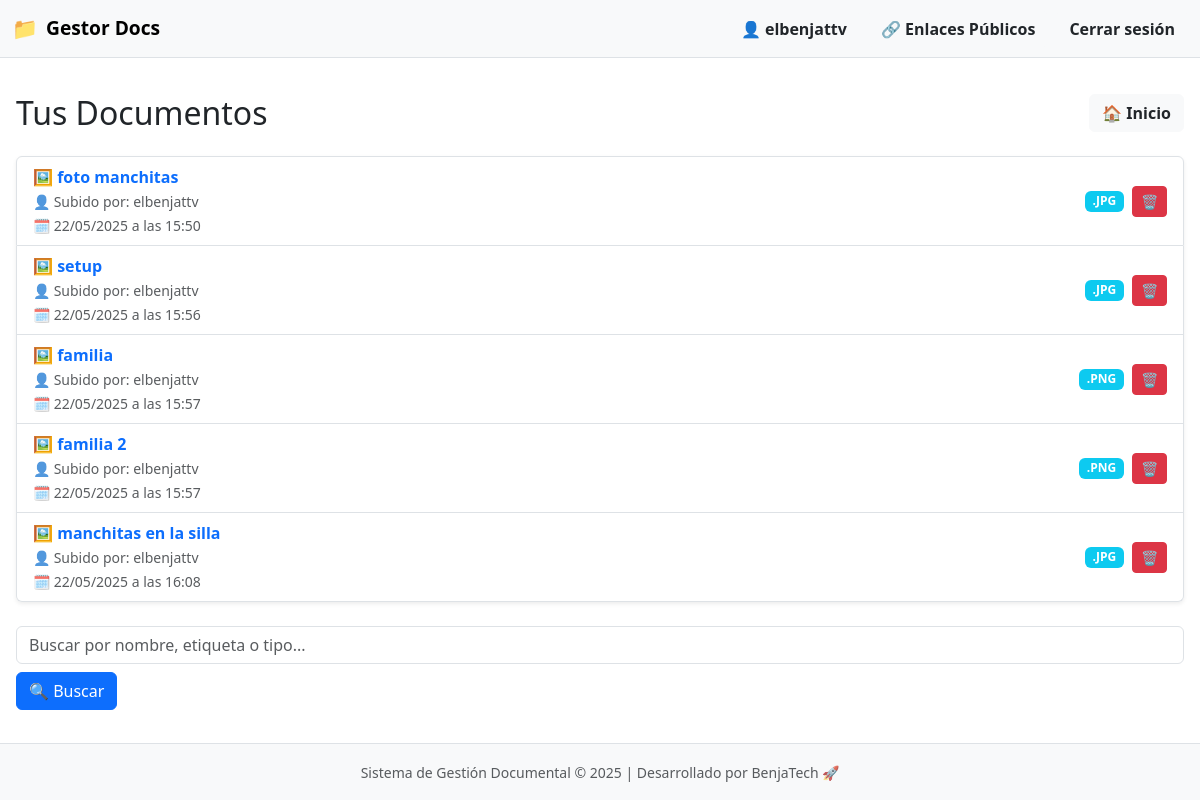
Screenshot of /lista/ (signed in) with the database file from the repository.
### documentos/models.py (models this page shows, shortened)
class Documento(models.Model):
    nombre = models.CharField(max_length=200)
    archivo = models.FileField(upload_to='documentos/')
    etiquetas = models.CharField(max_length=100, blank=True)
    fecha_subida = models.DateTimeField(auto_now_add=True)
    usuario = models.ForeignKey(User, on_delete=models.CASCADE)
    enlace_publico = models.UUIDField(default=uuid.uuid4, unique=True, editable=False, null=True, blank=True)
    expiracion_enlace = models.DateTimeField(blank=True, null=True)
    fecha_expiracion = models.DateTimeField(null=True, blank=True)
    activo = models.BooleanField(default=True)

### documentos/views.py (the view)
# urls.py: path('lista/', views.listar_documentos, name='lista'),
@login_required
def listar_documentos(request):
    if request.user.is_superuser:
        documentos = Documento.objects.all()
    else:
        documentos = Documento.objects.filter(usuario=request.user)
    for doc in documentos:
        if doc.etiquetas:
            doc.etiquetas_lista = [e.strip() for e in doc.etiquetas.split(',')]
        else:
            doc.etiquetas_lista = []
    return render(request, 'documentos/lista.html', {'documentos': documentos})

### documentos/templates/documentos/lista.html (shortened to what this page needs)
{% extends 'documentos/base.html' %}
{% load etiquetas_tags %}
{% block content %}
<div class="header d-flex justify-content-between align-items-center flex-wrap gap-3 mb-4">
  <h2 class="mb-0">Tus Documentos</h2>
  <a href="{% url 'documentos:home' %}" class="btn btn-light text-dark fw-semibold d-flex align-items-center justify-content-center">🏠 Inicio</a>
</div>
{% if documentos %}
  <ul class="list-group shadow-sm">
    {% for doc in documentos %}
      <li id="doc-{{ doc.id }}" class="list-group-item d-flex justify-content-between align-items-center flex-wrap gap-3">
        <div class="flex-grow-1">
          {% with ext=doc.archivo.name|slice:"-4:"|lower %}
            {% if ext == ".pdf" %}
              📄
            {% elif ext == ".doc" or ext == "docx" %}
              📝
            {% elif ext == ".xls" or ext == "xlsx" %}
              📊
            {% elif ext == ".png" or ext == ".jpg" %}
              🖼️
            {% else %}
              📁
            {% endif %}
          {% endwith %}
          <a href="{% url 'documentos:previsualizar' doc.id %}" class="fw-semibold text-decoration-none text-primary">
            {{ doc.nombre }}
          </a>
          <br>
          <small class="text-muted">👤 Subido por: {{ doc.usuario.username }}</small><br>
          <small class="text-muted">🗓️ {{ doc.fecha_subida|date:"d/m/Y" }} a las {{ doc.fecha_subida|date:"H:i" }}</small>
        </div>
        <div class="d-flex align-items-center gap-2">
          {% with ext=doc.archivo.name|slice:"-4:"|upper %}
            {% if ext == ".PDF" %}
              <span class="badge bg-danger">{{ ext }}</span>
            {% elif ext == ".JPG" or ext == ".PNG" %}
              <span class="badge bg-info">{{ ext }}</span>
            {% elif ext == ".DOC" or ext == "XLSX" %}
              <span class="badge bg-warning text-dark">{{ ext }}</span>
            {% else %}
              <span class="badge bg-dark">{{ ext }}</span>
            {% endif %}
          {% endwith %}
          <button class="btn btn-sm btn-danger"
                  data-bs-toggle="modal"
                  data-bs-target="#confirmDeleteModal"
                  onclick="prepareDelete({{ doc.id }}, '{{ doc.nombre|escapejs }}')"
                  title="Eliminar documento">
            🗑️
          </button>
        </div>
      </li>
    {% endfor %}
  </ul>
{% else %}
  <div class="alert alert-secondary text-center mt-4">
    <p class="mb-2">No tienes documentos aún.</p>
    <a href="{% url 'documentos:subir' %}" class="btn btn-success">＋ Subir tu primer documento</a>
  </div>
{% endif %}
<form method="get" action="{% url 'documentos:buscar' %}" class="search-form mt-4 d-flex flex-wrap gap-2">
  <input type="text" name="q" placeholder="Buscar por nombre, etiqueta o tipo..." class="form-control">
  <button type="submit" class="btn btn-primary">🔍 Buscar</button>
</form>
<div class="toast-container position-fixed bottom-0 end-0 p-3">
</div>
{% endblock %}

### documentos/templates/documentos/base.html (shortened to what this page needs)
{% load static %}
<!DOCTYPE html>
<html lang="es">
<head>
    <link href="https://cdn.jsdelivr.net/npm/bootstrap@5.3.2/dist/css/bootstrap.min.css" rel="stylesheet">
    <link href="https://cdn.jsdelivr.net/npm/bootstrap-icons@1.10.5/font/bootstrap-icons.css" rel="stylesheet">
</head>
<body class="d-flex flex-column min-vh-100">
<nav class="navbar navbar-expand-lg navbar-light bg-light border-bottom fixed-top">
  <div class="container-fluid">
    <a class="navbar-brand d-flex align-items-center" href="{% url 'documentos:home' %}">
        <span style="font-size: 1.3rem;">📁</span>
        <span class="ms-2">Gestor Docs</span>
    </a>
    <div class="collapse navbar-collapse justify-content-end" id="navbarContenido">
      {% if user.is_authenticated %}
        <div class="d-lg-flex align-items-center gap-2 nav-mobile-group mt-2 mt-lg-0">
          <a href="{% url 'documentos:perfil' %}" class="btn btn-light text-dark fw-semibold d-flex align-items-center justify-content-center">
            👤 {{ user.username }}
        </a>
          <a href="{% url 'documentos:mis_enlaces' %}" class="btn btn-light text-dark fw-semibold d-flex align-items-center justify-content-center">
            🔗 Enlaces Públicos
          </a>
          <form method="post" action="{% url 'logout' %}" class="d-inline">
            <button type="submit" class="btn btn-light text-dark fw-semibold d-flex align-items-center justify-content-center">Cerrar sesión</button>
          </form>
        </div>
      {% endif %}
    </div>
  </div>
</nav>
<div class="container-fluid px-3 my-4 flex-grow-1">
  {% block content %}
  {% endblock %}
</div>
<footer class="bg-light text-center text-muted py-3 border-top mt-auto">
  <div class="container">
    <small>
      Sistema de Gestión Documental © {% now "Y" %} | Desarrollado por BenjaTech 🚀
    </small>
  </div>
</footer>
</body>
</html>

### documentos/templates/documentos/base.html (style rules this page uses)
body { padding-top: 70px; }
.navbar-brand span { font-weight: bold; font-size: 1.2rem; }

### rows the page displays
Documento: nombre "foto manchitas", usuario.username "elbenjattv", fecha_subida "22/05/2025", fecha_subida "15:50", archivo ".JPG"
Documento: nombre "setup", usuario.username "elbenjattv", fecha_subida "22/05/2025", fecha_subida "15:56", archivo ".JPG"
Documento: nombre "familia", usuario.username "elbenjattv", fecha_subida "22/05/2025", fecha_subida "15:57", archivo ".PNG"
Documento: nombre "familia 2", usuario.username "elbenjattv", fecha_subida "22/05/2025", fecha_subida "15:57", archivo ".PNG"
Documento: nombre "manchitas en la silla", usuario.username "elbenjattv", fecha_subida "22/05/2025", fecha_subida "16:08", archivo ".JPG"

### other values shown
{{ user.username }} "elbenjattv"
